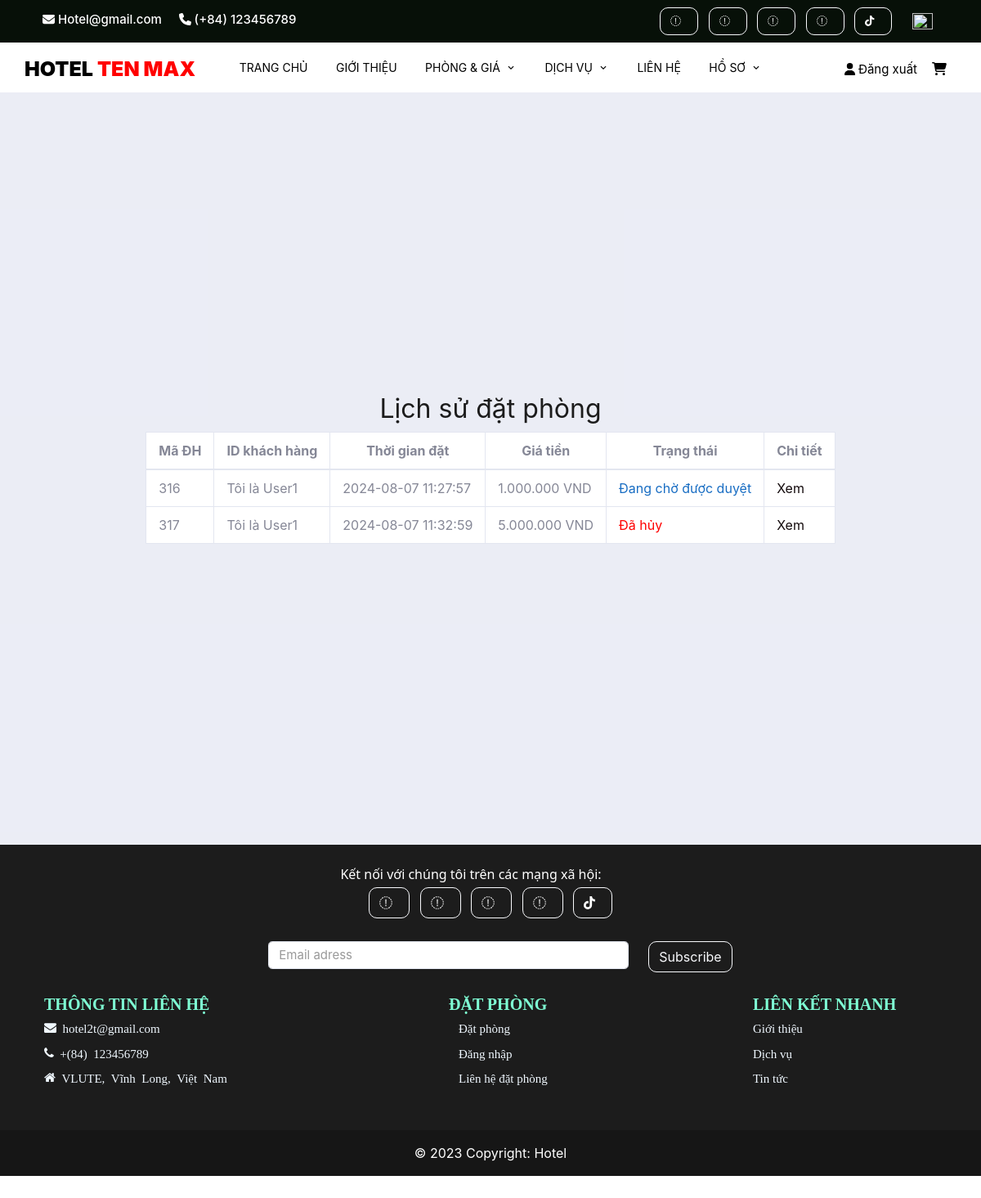
Screenshot of /views/front/lichsu.tpl.php (signed in) with the database file from the repository.
### tables this page shows
CREATE TABLE `datphong` (
  `id_datphong` int(10) NOT NULL,
  `id_khachhang` int(10) NOT NULL,
  `NgayLapHoaDon` datetime NOT NULL,
  `TongTien` varchar(20) NOT NULL,
  `id_ttdp` int(10) NOT NULL
);

CREATE TABLE `users` (
  `id_user` int(10) NOT NULL,
  `id_user_type` int(10) NOT NULL,
  `Ten` varchar(50) NOT NULL,
  `Fullname` varchar(100) NOT NULL,
  `Email` varchar(100) NOT NULL,
  `Sdt` int(10) NOT NULL,
  `Diachi` varchar(100) NOT NULL,
  `NgaySinh` date NOT NULL,
  `Pass` varchar(20) NOT NULL,
  `Anh` varchar(100) NOT NULL,
  `id_trangThai` int(10) NOT NULL,
  `NgayTao` timestamp NOT NULL DEFAULT current_timestamp() ON UPDATE current_timestamp(),
  `CapNhatLanCuoi` timestamp NOT NULL DEFAULT current_timestamp() ON UPDATE current_timestamp()
);

CREATE TABLE `trangthaidatphong` (
  `id_ttdp` int(10) NOT NULL,
  `ttdp` varchar(50) NOT NULL
);

### views/front/lichsu.tpl.php (the view, shortened to what this page needs)
<?php
$conn = mysqli_connect('localhost', 'root', '', 'khachsan');
$id_user = $_SESSION['id_user'];
?>
<!doctype html>
<html lang="en">
  <head>
    <link href="https://cdn.jsdelivr.net/npm/bootstrap@5.0.1/dist/css/bootstrap.min.css" rel="stylesheet">
    <link rel="stylesheet" href="../../templates/front/fonts/icomoon/style.css">
    <link rel="stylesheet" href="../../templates/front/css/css/owl.carousel.min.css">
    <link rel="stylesheet" href="../../templates/front/css/bootstrap.min.css">
    <link rel="stylesheet" href="../../templates/front/css/style.css">
    <link rel="stylesheet" href="../../templates/front/css/css/bootstrap.min.css">
    <link rel="stylesheet" href="../../templates/front/css/css/style.css">
    <link rel="stylesheet" href="../../templates/front/css/login.css">
    <link rel="stylesheet" href="../../templates/front/css/app.css">
    <link rel="stylesheet" href="../../templates/front/css/reset.css">
    <link rel="stylesheet" href="../../templates/front/css/css.css">
    <link rel="stylesheet" href="../../templates/front/css/pricerange.css">
    <link rel="stylesheet" href="https://cdnjs.cloudflare.com/ajax/libs/font-awesome/5.15.4/css/all.min.css">
    <link rel="stylesheet" href="../../templates/front/css/tabunderline.css">
    <link rel="stylesheet" href="../../templates/front/css/css_tab/demo.css">
    <link rel="stylesheet" type="text/css" href="../../templates/front/css/css_tab/style.css" />
    <link rel="stylesheet" href="https://cdnjs.cloudflare.com/ajax/libs/font-awesome/4.7.0/css/font-awesome.min.css">
    </head>
  <body>
    <div id="page-wrapper ">
        <?php include("header.tpl.php");?>
        <div id="wrapper">
        <form action="" id="form-datphong" method="post" enctype="multipart/form-data">
        <h2 class="text-center">Lịch sử đặt phòng</h2>
    <table cellpadding="5px" class="table-bordered w-100 bg-white">
    <thead>
      <tr class="text-center">
        <th scope="col">Mã ĐH</th>
        <th scope="col">ID khách hàng</th>
        <th scope="col">Thời gian đặt</th>
        <th scope="col">Giá tiền</th>
        <th scope="col">Trạng thái</th>
        <th scope="col">Chi tiết</th>
      </tr>
    </thead>
      <?php
        $count = "SELECT COUNT(*) AS count FROM datphong WHERE id_khachhang = $id_user";
        $ketnoi = mysqli_query($conn, $count);
        $assoc = mysqli_fetch_assoc($ketnoi);
        $solanmua = $assoc['count'];
        if($solanmua>0){
        ?>
        <tbody>
      <?php
        $sql = "SELECT datphong.*, trangthaidatphong.*,users.* FROM datphong, trangthaidatphong, users
        WHERE id_khachhang = $id_user and datphong.id_ttdp = trangthaidatphong.id_ttdp and users.id_user=datphong.id_khachhang";
        $query = mysqli_query($conn,$sql);
        while($row = mysqli_fetch_assoc($query)){
      ?>
          <td><?php echo $row['id_datphong'] ?></td>
          <td><?php echo $row['Fullname']; ?></td>
          <td><?php echo $row['NgayLapHoaDon']; ?></td>
          <td><?php echo number_format($row['TongTien'],0,',','.') ?> VND</td>
          <?php
            if($row['id_ttdp']==5)
            {
          ?>
              <td><span style="color:#186dc3;"><?php echo $row['ttdp'] ?></span></td>
          <?php }else if($row['id_ttdp']==3){
          ?>
              <td><span style="color:red;"><?php echo $row['ttdp'] ?></span></td>
          <?php } else if($row['id_ttdp']==6){
          ?>
              <td><span style="color:green;"><?php echo $row['ttdp'] ?></span></td>
          <?php } else if($row['id_ttdp']==4){
          ?>
              <td><span style="color:darkblue;"><?php echo $row['ttdp'] ?></span></td>
          <?php } ?>
         <td>
            <a href="chitietdonhang.tpl.php?id_datphong=<?php echo $row['id_datphong']; ?>">Xem</a>
         </td>
    </tbody>
    <?php
        }
        ?>
       <?php
        }else{
        ?>
        <tbody>
          <h6><span style="color:red;">Không có lịch sử đặt phòng</span></h6>
        </tbody>
       <?php
        }
        ?>
  </table>
        </form>
        </div>
      <?php include("footer.tpl.php");?>
    </div>
  </body>
</html>

### templates/front/css/style.css (style rules this page uses)
body { font-family: "Open Sans", -apple-system, BlinkMacSystemFont, "Segoe UI", Roboto, "Helvetica Neue", Arial, "Noto Sans", sans-serif, "Apple Color Emoji", "Segoe UI Emoji", "Segoe UI Symbol", "Noto Color Emoji"; background-color: #fff; height: 200vh; position: relative; }
body:before { content: ""; position: absolute; top: 0; left: 0; right: 0; bottom: 0; background: rgba(0, 0, 0, 0.5); -webkit-transition: .3s all ease; -o-transition: .3s all ease; transition: .3s all ease; opacity: 0; visibility: hidden; z-index: 1; }
h1, h2, h3, h4, h5, h6, .h1, .h2, .h3, .h4, .h5, .h6 { font-size: 5px; }
a { -webkit-transition: .3s all ease; -o-transition: .3s all ease; transition: .3s all ease; }
a, a:hover { text-decoration: none !important; }

### templates/front/css/css/style.css (style rules this page uses)
.text-ordinary, a.text-ordinary, .text-ordinary a, body, .dropdown-item, .footer-widget li a, .text-ordinary .jslider .jslider-label, .breadcrumb-item > a, .list-text-white a.dropdown-item { color: var(--theme-ordinary-color); }
.transation-3s, .transation-3s:hover, .hover-zoomer img, .hover-bg-white, a, a:hover, .btn, .btn:hover, .radio-check label, .message-list li .message-action, .timeline-item .circle, .timeline-item .date-time, .clip-item .fa-times { -moz-transition: all 300ms ease-in-out 0s; -webkit-transition: all 300ms ease-in-out 0s; -o-transition: all 300ms ease-in-out 0s; -ms-transition: all 300ms ease-in-out 0s; transition: all 300ms ease-in-out 0s; }
body { font-family: var(--theme-ordinary-font); font-size: 15px; line-height: 28px; }
h1, .h1, h2, .h2, h3, .h3, h4, .h4, h5, .h5, h6, .h6 { font-family: var(--theme-highlight-font); font-weight: 700; }
a, a:hover, .btn-link, .btn-link:hover { text-decoration: none; cousor: pointer; }
::placeholder { font: var(--theme-ordinary-font); font-size: 15px; font-weight: 400; color: #fff; }
table td, table th { border: none; padding: 10px 15px; }

### templates/front/css/app.css (style rules this page uses)
#wrapper { min-height: 115vh; display: flex; justify-content: center; align-items: center; background-color: #e4e6f2b9; }

### rows the page displays
datphong: id_datphong "316", id_khachhang.Fullname "Tôi là User1", NgayLapHoaDon "2024-08-07 11:27:57", TongTien "1.000.000", id_ttdp.ttdp "Đang chờ được duyệt"
datphong: id_datphong "317", id_khachhang.Fullname "Tôi là User1", NgayLapHoaDon "2024-08-07 11:32:59", TongTien "5.000.000", id_ttdp.ttdp "Đã hủy"
